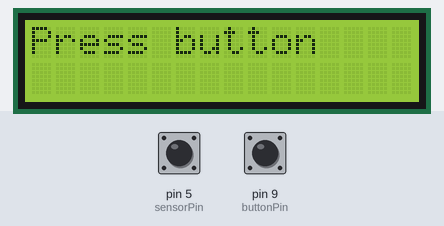
The sketch below on a simulated Arduino Uno, built with avr-gcc and run on an emulated ATmega328P. Parts: 16×2 character LCD. The test bench sets the inputs (shaded band); at power-on: pin 9 (buttonPin) HIGH, pin 5 (sensorPin) LOW. What the sketch prints to the serial monitor is not drawn.

Above: at 1.2 s.
1.3 s: pin 9 (buttonPin) pulled LOW for 0.15 s
At 1.7 s:
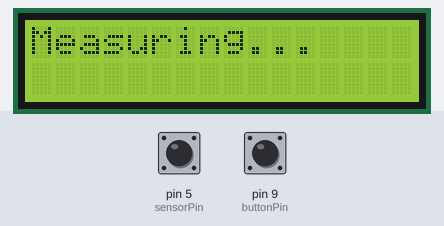
2.9 s: pin 5 (sensorPin) pulsed HIGH 2 times (0.12 s each, 0.3 s apart)
Timing chart, 0 to 5.9 s (numbered marks = the images above; inputs shaded):
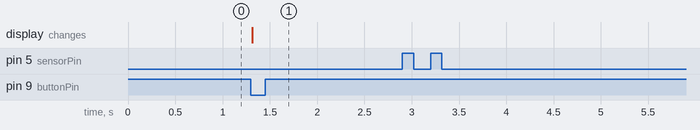

The sketch:

pendulum-calc-period-LCD.ino
```cpp
// τοποθέτηση στη θέση ισορροπίας απομάκρυνση, μέση τιμή 5 ταλαντώσεων
#include <Wire.h>
#include <LiquidCrystal_I2C.h>

LiquidCrystal_I2C lcd(0x27, 16, 2);

const byte sensorPin = 5;
const byte buttonPin = 9;
unsigned long t1 = 0;
unsigned long t2 = 0;
unsigned long periods[5];
int count = 0;
bool measuring = false;
bool crossing = false;
bool prevSensorState = HIGH;

void setup() {
  pinMode(sensorPin, INPUT);
  pinMode(buttonPin, INPUT_PULLUP);

  lcd.init();
  lcd.backlight();
  lcd.setCursor(0, 0);
  lcd.print("Press button");

  Serial.begin(9600);
}

void loop() {
  if (!measuring && digitalRead(buttonPin) == LOW) {
    count = 0;
    measuring = true;
    lcd.clear();
    lcd.setCursor(0, 0);
    lcd.print("Measuring...");
    Serial.println("Start measuring");
    delay(300); // debouncing
  }

  if (measuring) {
    bool sensorState = digitalRead(sensorPin);

    // Ανίχνευση αλλαγής HIGH → LOW (πτώση σήματος)
    if (prevSensorState == HIGH && sensorState == LOW) {
      if (!crossing) {
        t1 = millis();
        crossing = true;
      } else {
        t2 = millis();
        unsigned long period = t2 - t1;
        periods[count] = period;
        count++;
        Serial.print("T[");
        Serial.print(count);
        Serial.print("] = ");
        Serial.print(period*2/ 1000.0);
        Serial.println(" s");

        if (count >= 5) {
          float avg = 0;
          for (int i = 0; i < 5; i++) {
            avg += periods[i];
          }
          avg /= 5.0;

          lcd.clear();
          lcd.setCursor(0, 0);
          lcd.print("T avg:");
          lcd.print(avg *2/ 1000.0, 3);
          lcd.setCursor(0, 1);
          lcd.print("Done");

          Serial.print("Average T = ");
          Serial.print(avg / 1000.0);
          Serial.println(" s");

          measuring = false;
        }

        crossing = false;
      }
      delay(50);  // για αποφυγή πολλαπλής ανίχνευσης
    }

    prevSensorState = sensorState;
  }
}
```

Measured:
- after the input at 1.3 s, the display: changes at once (image 1)
- after the input at 2.9 s, every drawn part: stays the same
